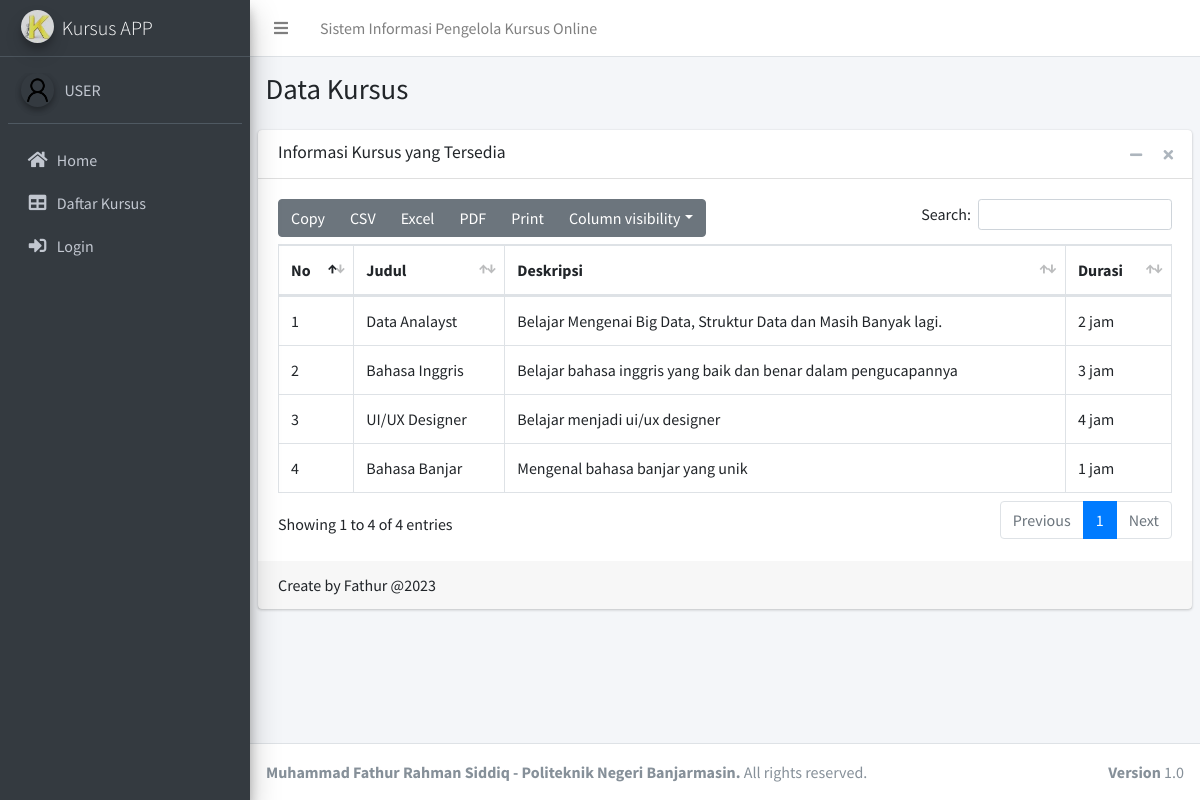
The page /tampil.php?page=barang on the database its author committed.
### tables this page shows
CREATE TABLE `kursus` (
  `id_kursus` int(5) NOT NULL,
  `judul` char(50) NOT NULL,
  `deskripsi` varchar(255) NOT NULL,
  `durasi` char(25) NOT NULL
);

### tampil.php (called while the page is built, shortened)
<?php
include "header.php";
include "konten.php";
include "footer.php";
?>

### konten.php (the view, shortened to what this page needs)
<?php
include 'config/koneksi.php';
?>
<div class="content-wrapper">
  <?php
  if ($_GET['page'] == 'home') {
  ?>
    <section class="content-header">
      <div class="container-fluid">
        <div class="row mb-2">
          <div class="col-sm-6">
            <h1>Sistem Informasi Kursus </h1>
          </div>
        </div>
      </div>
    </section>
    <section class="content">
      <div class="card">
        <div class="card-header">
          <h3 class="card-title">Home</h3>
          <div class="card-tools">
            <button type="button" class="btn btn-tool" data-card-widget="collapse" title="Collapse">
              <i class="fas fa-minus"></i>
            </button>
            <button type="button" class="btn btn-tool" data-card-widget="remove" title="Remove">
              <i class="fas fa-times"></i>
            </button>
          </div>
        </div>
        <div class="card-body">
          Selamat datang di pemrograman sederhana sistem informasi WEB.<br>
          Kursus Online.
        </div>
        <div class="card-footer">
          Create by Fathur @2023
        </div>
      </div>
    </section>
  <?php
  } else if ($_GET['page'] == 'barang') {
  ?>
    <section class="content-header">
      <div class="container-fluid">
        <div class="row mb-2">
          <div class="col-sm-6">
            <h1>Data Kursus </h1>
          </div>
        </div>
      </div>
    </section>
    <section class="content">
      <div class="card">
        <div class="card-header">
          <h3 class="card-title">Informasi Kursus yang Tersedia</h3>
          <div class="card-tools">
            <button type="button" class="btn btn-tool" data-card-widget="collapse" title="Collapse">
              <i class="fas fa-minus"></i>
            </button>
            <button type="button" class="btn btn-tool" data-card-widget="remove" title="Remove">
              <i class="fas fa-times"></i>
            </button>
          </div>
        </div>
        <div class="card-body">
          <table id="example1" class="table table-bordered table-hover">
            <thead>
              <tr>
                <th>No</th>
                <th>Judul</th>
                <th>Deskripsi</th>
                <th>Durasi</th>
              </tr>
            </thead>
            <?php
            $hasil = $db->query("
        SELECT id_kursus, judul , deskripsi, durasi
        FROM kursus
     ");
            while ($d = $hasil->fetch_assoc()) {
              echo "
        <tr>
            <td>$d[id_kursus]</td>
            <td>$d[judul]</td>
            <td>$d[deskripsi]</td>
            <td>$d[durasi]</td>
        </tr>";
            }
            ?>
          </table>
        </div>
        <div class="card-footer">
          Create by Fathur @2023
        </div>
      </div>
    </section>
  <?php
  } else if ($_GET['page'] == 'login') {
  ?>
    <section class="content-header">
      <div class="container-fluid">
        <div class="row mb-2">
          <div class="col-sm-6">
            <h1>Login ke Admin</h1>
          </div>
        </div>
      </div>
    </section>
    <section class="content">
      <div class="card">
        <div class="card-header">
          <h3 class="card-title">Login</h3>
          <div class="card-tools">
            <button type="button" class="btn btn-tool" data-card-widget="collapse" title="Collapse">
              <i class="fas fa-minus"></i>
            </button>
            <button type="button" class="btn btn-tool" data-card-widget="remove" title="Remove">
              <i class="fas fa-times"></i>
            </button>
          </div>
        </div>
        <div class="card-body">
          <div class="row">
            <div class="col-lg-4 col-6">
              <form action="?page=ceklogin" method="POST">
                <div class="card-body">
                  <div class="form-group">
                    <label for="username">Username</label>
                    <input type="text" class="form-control" id="username" name="user" placeholder="Masukkan Username anda">
                  </div>
                  <div class="form-group">
                    <label for="exampleInputPassword1">Password</label>
                    <input type="password" class="form-control" name="pass" id="exampleInputPassword1" placeholder="Password">
                  </div>
                  <div class="card-footer">
                    <button type="submit" class="btn btn-primary">Login</button>
                  </div>
              </form>
            </div>
          </div>
            </div>
            <div class="card-footer">
              Create by Fathur @2023
            </div>
          </div>
    </section>
  <?php
  } else if ($_GET['page'] == 'ceklogin') {
    $pass = md5($_POST['pass']);
    $hasil = $db->query("
        select * from user where username = '$_POST[user]'
        ");
    if (!$hasil)
      echo "ada masalah " . $db->error;
    $d = $hasil->fetch_assoc();
    if ($d['password'] == $pass) {
      session_start();
      $_SESSION['username'] = $d['username'];
      $_SESSION['password'] = $pass;
      header('location:admin/tampil.php?page=home');
    } else {
      echo "Username Password anda Salah.";
    }
  } else if ($_GET['page'] == 'logout') {
    session_start();
    session_destroy();
  ?>
    <section class="content-header">
      <div class="container-fluid">
        <h1>Logout Berhasil</h1>
      </div>
    </section>
  <?php
  }
  ?>
</div>

### rows shown on the page
kursus: id_kursus "1", judul "Data Analayst", deskripsi "Belajar Mengenai Big Data, Struktur Data dan Masih Banyak lagi.", durasi "2 jam"
kursus: id_kursus "2", judul "Bahasa Inggris", deskripsi "Belajar bahasa inggris yang baik dan benar dalam pengucapannya", durasi "3 jam"
kursus: id_kursus "3", judul "UI/UX Designer", deskripsi "Belajar menjadi ui/ux designer", durasi "4 jam"
kursus: id_kursus "4", judul "Bahasa Banjar", deskripsi "Mengenal bahasa banjar yang unik", durasi "1 jam"
